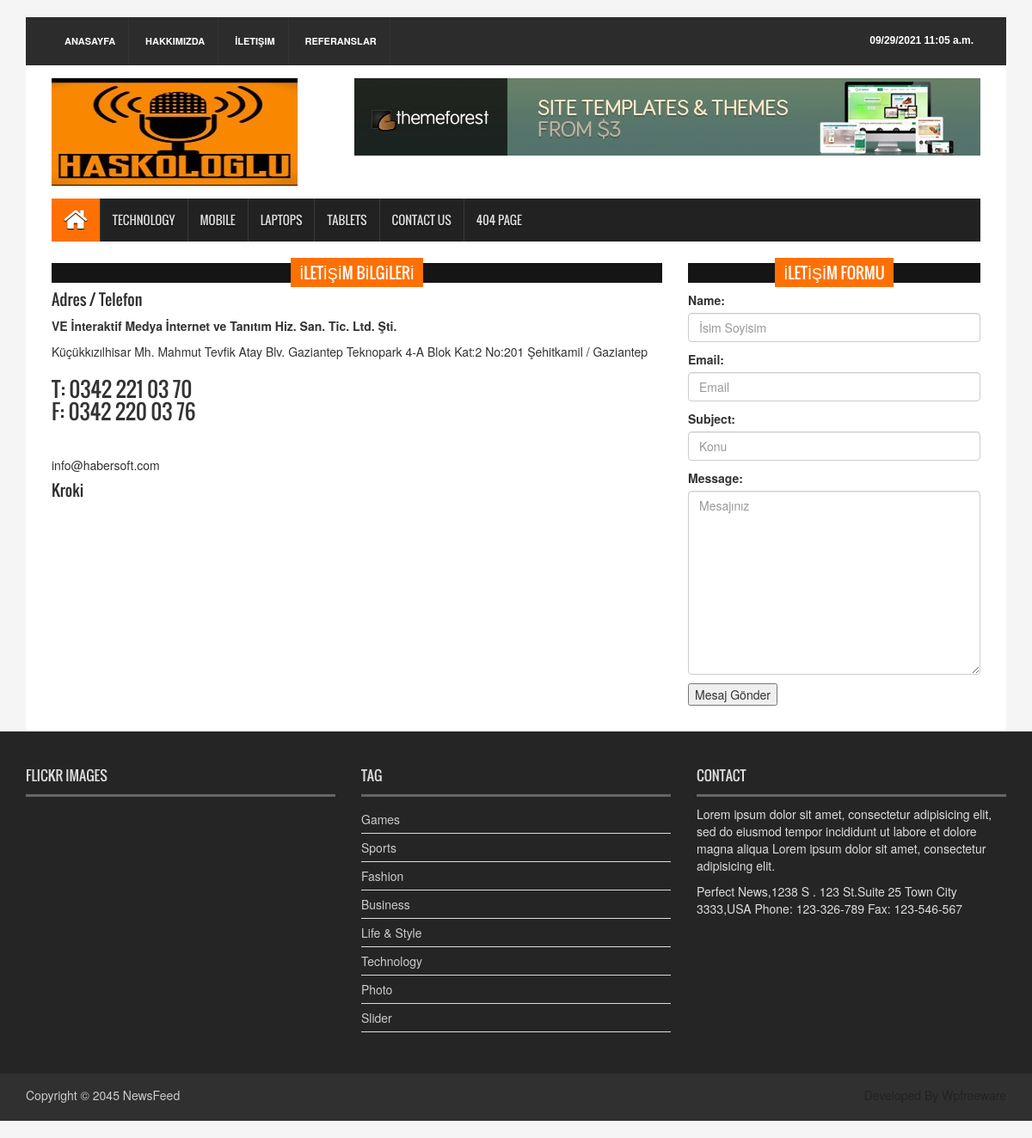
The app's page /contactus/ with its own data.
### home/models.py (models this page shows, shortened)
class Setting(models.Model):
    STATUS = (
        ('True', 'Evet'),
        ('False', 'Hayır'),
    )
    title = models.CharField(blank=True, max_length=150)
    keywords = models.CharField(blank=True, max_length=255)
    description = models.CharField(blank=True, max_length=255)
    company = models.CharField(blank=True, max_length=50)
    address = models.CharField(blank=True, max_length=150)
    phone = models.CharField(blank=True, max_length=15)
    fax = models.CharField(blank=True, max_length=15)
    email = models.CharField(blank=True, max_length=50)
    smtpserver = models.CharField(blank=True, max_length=20)
    smtpemail = models.CharField(blank=True, max_length=20)
    smtppassword = models.CharField(blank=True, max_length=10)
    smtpport = models.CharField(blank=True, max_length=5)
    icon = models.ImageField(blank=True, upload_to='images/')
    logo = models.ImageField(blank=True, upload_to='images/')
    facebook = models.CharField(blank=True, max_length=50)
    instagram = models.CharField(blank=True, max_length=50)
    twitter = models.CharField(blank=True, max_length=50)
    aboutus = RichTextUploadingField()
    contactus = RichTextUploadingField()
    references = RichTextUploadingField()
    status = models.CharField(max_length=10, choices=STATUS)
    create_at = models.DateTimeField(auto_now_add=True)
    update_at = models.DateTimeField(auto_now=True)

### home/views.py (the view, shortened to what this page needs)
# urls.py: path('contactus/', views.contactus, name='contactus'),
def contactus(request):
    setting = Setting.objects.get(pk=1)
    form = ContactForm()
    context = {'setting': setting, 'form': form}
    return render(request, 'contactus.html', context)

### home/models.py
class ContactForm(ModelForm):
    class Meta:
        model = ContactFormMessage
        fields = ['name', 'email', 'subject', 'message']
        widgets = {
            'name': TextInput(attrs={'class': 'form-control', 'placeholder': 'İsim Soyisim'}),
            'subject': TextInput(attrs={'class': 'form-control', 'placeholder': 'Konu'}),
            'email': TextInput(attrs={'class': 'form-control', 'placeholder': 'Email'}),
            'message': Textarea(attrs={'class': 'form-control', 'placeholder': 'Mesajınız'}),
        }

### home/templates/contactus.html (shortened to what this page needs)
{% extends "homebase.html" %}
{% block body %}
  <section id="contentSection">
    <div class="row">
      <div class="col-lg-8 col-md-8 col-sm-8">
        <div class="left_content">
          <div class="single_sidebar">
            <h2><span>İLETİŞİM BİLGİLERİ</span></h2>
            <p>{{ setting.contactus | safe }}</p>
          </div>
        </div>
      </div>
        <div class="col-lg-4 col-md-4 col-sm-4">
        <aside class="right_content">
          <div class="single_sidebar">
            <h2><span>İLETİŞİM FORMU</span></h2>
            <ul class="spost_nav">
              <li>
                  <form action="" method="post">
                      {{ form.as_p }}
                    <input type="submit" value="Mesaj Gönder">
                  </form>
              </li>
            </ul>
          </div>
        </aside>
      </div>
    </div>
  </section>
    </div>
{% endblock %}

### home/templates/homebase.html (shortened to what this page needs)
<!DOCTYPE html>
<html lang="{{ LANGUAGE_CODE }}">
{% load static %}
    <head>
        <link rel="stylesheet" type="text/css" href="{% static 'css/bootstrap.min.css'%}">
        <link rel="stylesheet" type="text/css" href="{% static 'css/font-awesome.min.css'%}">
        <link rel="stylesheet" type="text/css" href="{% static 'css/animate.css'%}">
        <link rel="stylesheet" type="text/css" href="{% static 'css/font.css'%}">
        <link rel="stylesheet" type="text/css" href="{% static 'css/li-scroller.css'%}">
        <link rel="stylesheet" type="text/css" href="{% static 'css/slick.css'%}">
        <link rel="stylesheet" type="text/css" href="{% static 'css/jquery.fancybox.css'%}">
        <link rel="stylesheet" type="text/css" href="{% static 'css/theme.css'%}">
        <link rel="stylesheet" type="text/css" href="{% static 'css/style.css'%}">
    </head>
    <body>
            {% include 'header.html' %}
            {% block body %} {% endblock %}
            {% include 'footer.html' %}
    </body>
</html>

### home/templates/header.html (shortened to what this page needs)
{% load static %}
        <div class="container">
<header id="header">
    <div class="row">
      <div class="col-lg-12 col-md-12 col-sm-12">
        <div class="header_top">
          <div class="header_top_left">
            <ul class="top_nav">
              <li><a href="/home">Anasayfa</a></li>
              <li><a href="/aboutus">Hakkımızda</a></li>
              <li><a href="/contactus">İletişim</a></li>
              <li><a href="/references">Referanslar</a></li>
            </ul>
          </div>
          <div class="header_top_right">
            <p>{% now "SHORT_DATETIME_FORMAT" %}</p>
          </div>
        </div>
      </div>
      <div class="col-lg-12 col-md-12 col-sm-12">
        <div class="header_bottom">
          <div class="logo_area"><a href="/home" class="logo"><img src="{{ setting.logo.url }}" alt=""></a></div>
          <div class="add_banner"><a href="#"><img src="{% static 'images/addbanner_728x90_V1.jpg'%}" alt=""></a></div>
        </div>
      </div>
    </div>
  </header>
    <section id="navArea">
    <nav class="navbar navbar-inverse" role="navigation">
      <div id="navbar" class="navbar-collapse collapse">
        <ul class="nav navbar-nav main_nav">
          <li class="active"><a href="index.html"><span class="fa fa-home desktop-home"></span><span class="mobile-show">Home</span></a></li>
          <li><a href="#">Technology</a></li>
          <li class="dropdown"> <a href="#" class="dropdown-toggle" data-toggle="dropdown" role="button" aria-expanded="false">Mobile</a>
          </li>
          <li><a href="#">Laptops</a></li>
          <li><a href="#">Tablets</a></li>
          <li><a href="{% static 'pages/contact.html'%}">Contact Us</a></li>
          <li><a href="{% static 'pages/404.html'%}">404 Page</a></li>
        </ul>
      </div>
    </nav>
  </section>

### home/templates/footer.html (shortened to what this page needs)
{% load static %}
<footer id="footer">
    <div class="footer_top">
      <div class="row">
        <div class="col-lg-4 col-md-4 col-sm-4">
          <div class="footer_widget wow fadeInLeftBig">
            <h2>Flickr Images</h2>
          </div>
        </div>
        <div class="col-lg-4 col-md-4 col-sm-4">
          <div class="footer_widget wow fadeInDown">
            <h2>Tag</h2>
            <ul class="tag_nav">
              <li><a href="#">Games</a></li>
              <li><a href="#">Sports</a></li>
              <li><a href="#">Fashion</a></li>
              <li><a href="#">Business</a></li>
              <li><a href="#">Life &amp; Style</a></li>
              <li><a href="#">Technology</a></li>
              <li><a href="#">Photo</a></li>
              <li><a href="#">Slider</a></li>
            </ul>
          </div>
        </div>
        <div class="col-lg-4 col-md-4 col-sm-4">
          <div class="footer_widget wow fadeInRightBig">
            <h2>Contact</h2>
            <p>Lorem ipsum dolor sit amet, consectetur adipisicing elit, sed do eiusmod tempor incididunt ut labore et dolore magna aliqua Lorem ipsum dolor sit amet, consectetur adipisicing elit.</p>
            <address>
            Perfect News,1238 S . 123 St.Suite 25 Town City 3333,USA Phone: 123-326-789 Fax: 123-546-567
            </address>
          </div>
        </div>
      </div>
    </div>
    <div class="footer_bottom">
      <p class="copyright">Copyright &copy; 2045 <a href="index.html">NewsFeed</a></p>
      <p class="developer">Developed By Wpfreeware</p>
    </div>
  </footer>

### home/static/css/theme.css (style rules this page uses)
.navbar-inverse .navbar-nav > .active > a, .navbar-inverse .navbar-nav > .active > a:hover, .navbar-inverse .navbar-nav > .active > a:focus { background-color:#FF7004 }
.single_sidebar > h2 span { background:none repeat scroll 0 0 #FF7004 }

### home/static/css/style.css (style rules this page uses)
body { background:#f5f5f5 }
ul { padding:0; margin:0; list-style:none }
a { text-decoration:none; color:#2f2f2f }
h1, h2, h3, h4, h5, h6 { font-family:'Oswald',sans-serif }
h2 { line-height:23px }
img { border:none }
#header { display:inline; float:left; width:100%; margin-top:20px }
.header_top { background-color:#2c2c2c; display:inline; float:left; padding:0 30px; width:100% }
.header_top_left { float:left; display:inline; width:50% }
.top_nav { text-align:left }
.top_nav li { display:inline-block }
.top_nav li a { display:inline-block; border-right:1px solid #333; color:#fff; font-size:11px; font-weight:bold; padding:20px 15px; text-transform:uppercase; -webkit-transition:all 0.5s; -o-transition:all 0.5s; transition:all 0.5s }
.header_top_right { float:left; display:inline; width:50%; text-align:right }
.header_top_right > p { color:#fff; display:inline-block; float:right; font:bold 12px sans-serif; margin-bottom:0; padding-bottom:20px; padding-right:8px; padding-top:20px }
.header_bottom { background-color:#fff; display:inline; float:left; padding:15px 30px 15px; width:100% }
.logo_area { display:inline; float:left; width:31% }
.logo { font-size:45px; font-weight:bold; color:#000; font-family:'Varela',sans-serif }
.logo img { max-width:100% }
.add_banner { float:right; width:728px; height:90px }
.add_banner img { width:100%; height:100% }
#navArea { float:left; display:inline; width:100%; padding:0 30px; background-color:#fff }
.navbar { border:medium none; border-radius:0 }
.navbar-inverse .navbar-nav > li > a { border-left:1px solid #383838; color:#ddd; font-family:'Oswald',sans-serif; display:inline-block; height:50px; line-height:50px; padding:0 14px; text-shadow:0 1px 1px #000; text-transform:uppercase; -webkit-transition:all 0.5s; -mz-transition:all 0.5s; -ms-transition:all 0.5s; -o-transition:all 0.5s; transition:all 0.5s }
.navbar-inverse .navbar-nav > li:first-child a { border:none }
.navbar-inverse .navbar-nav > .active > a, .navbar-inverse .navbar-nav > .active > a:hover, .navbar-inverse .navbar-nav > .active > a:focus { color:#fff }
.navbar-collapse { padding-left:0 }
.desktop-home { display:block; font-size:30px; margin-top:10px }
#contentSection { float:left; display:inline; width:100%; background-color:#fff; padding:0 30px }
.left_content { float:left; display:inline; width:100% }
.right_content { float:left; display:inline; width:100%; min-height:300px }
.spost_nav li { float:left; display:block; width:100%; margin-bottom:10px }
.single_sidebar { float:left; display:inline; width:100%; margin-bottom:20px }
.single_sidebar > h2 { background:none repeat scroll 0 0 #151515; color:#fff; font-family:"Oswald",sans-serif; font-size:18px; font-weight:400; margin-bottom:10px; margin-left:0; margin-top:5px; padding:0; position:relative; text-align:center; text-transform:uppercase }
.single_sidebar > h2 span { padding:4px 10px }
#footer { display:inline; float:left; width:100%; margin-bottom:20px }
.footer_top { background-color:#252525; color:#ddd; display:inline; float:left; padding:10px 30px 48px; width:100% }
.footer_widget { display:inline; float:left; width:100%; min-height:310px }
.footer_widget > h2 { border-bottom:3px solid #666; font-family:Oswald,arial,Georgia,serif; font-size:16px; padding:10px 0; text-transform:uppercase }
.tag_nav li a { border-bottom:1px solid #ddd; color:#ccc; display:block; padding:6px 6px 6px 0; -webkit-transition:all 0.5s; -o-transition:all 0.5s; transition:all 0.5s }
.footer_bottom { float:left; display:inline; width:100%; padding:10px 30px; background-color:#303030; color:#ccc }
.copyright { float:left; width:50%; padding-top:5px; text-align:left }
.copyright a { color:#ccc }
.developer { float:right; width:50%; text-align:right; padding-top:5px; color:#222 }

### records on screen
Setting: logo (picture), contactus "Adres / Telefon VE İnteraktif Medya İnternet ve Tanıtım Hiz. San. Tic. Ltd. Şti. Küçükkızılhisar Mh. Mahmut Tevfik Atay Blv. Gaziantep Teknopark 4-A Blok Kat:2 No:201 Şehitkamil / Gaziantep T: 0342 221 03 70 F: 0342 220 03 76 info@habersoft.com Kroki"
